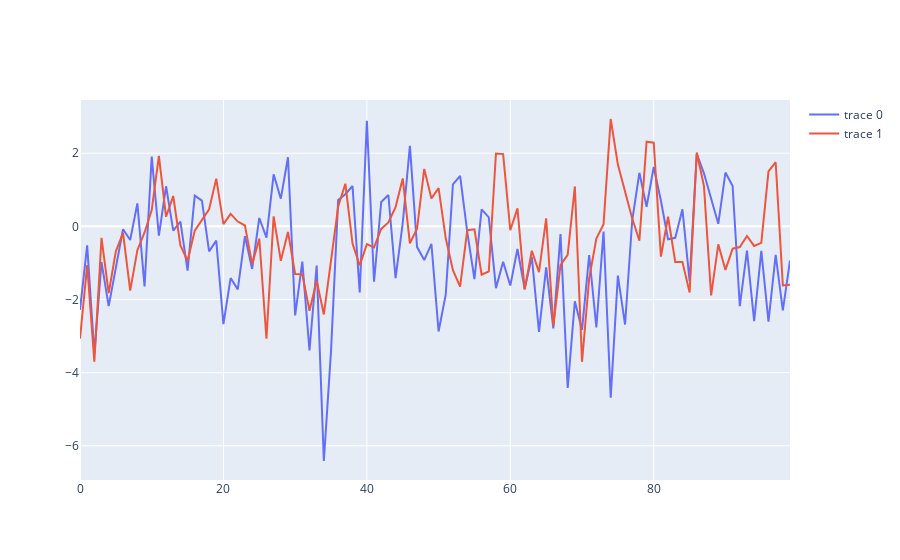

Notebook code cell kept with this figure:
### Markdown cell above
#### Linear data generation

### Code cell
y=mTAR(100,0,phi1,phi2,sigma1,sigma2,c1,c2,delay,ini=500)
mts = y.sim()
print(mts)

#print(mts['series'][:,0])
df = pd.DataFrame(mts['series'])
#print(df)
fig = go.Figure([go.Scatter(x= df.index, y=df[0])])
fig.add_trace(go.Scatter(x= df.index, y=df[1]))

fig.show()
